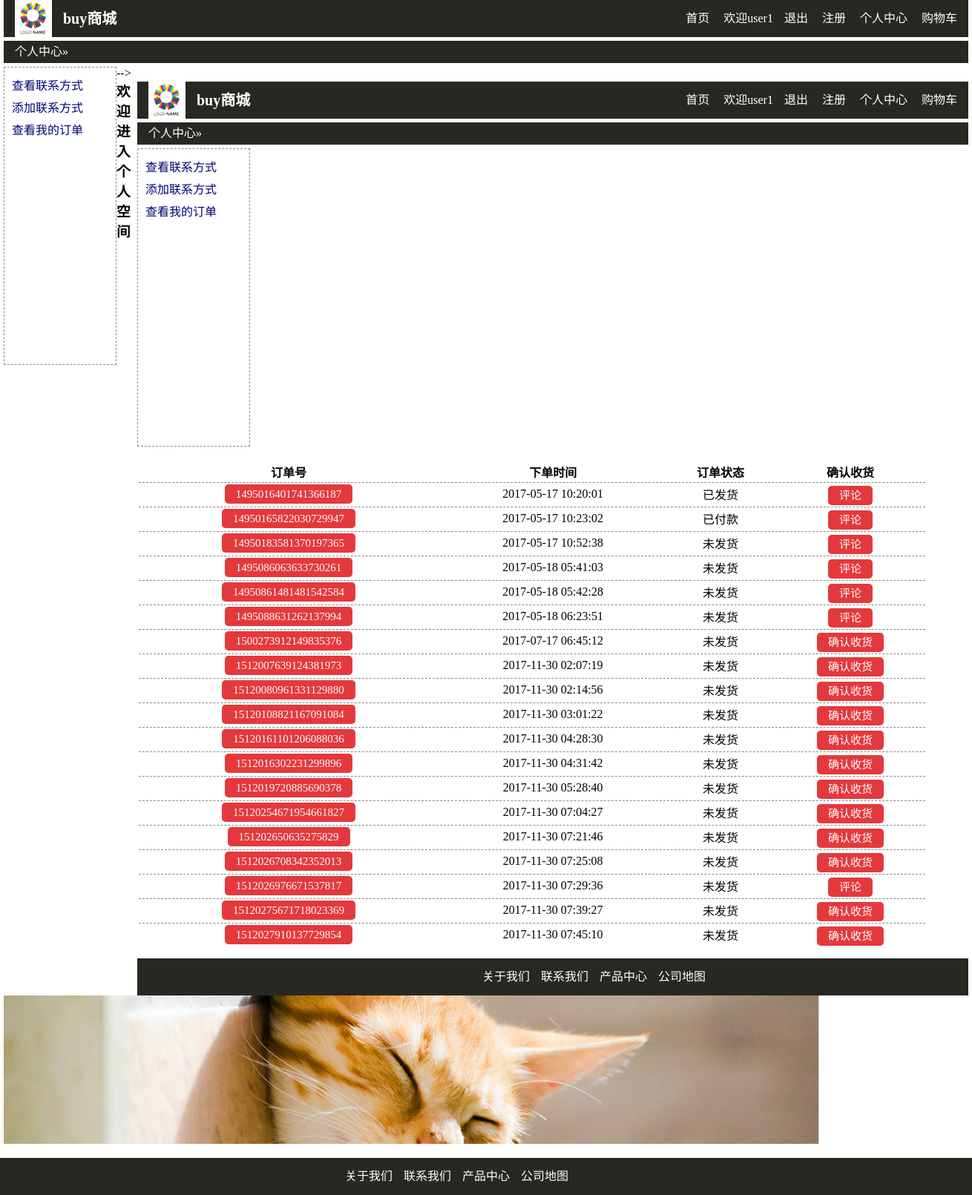
The app's page /home/person/index.php?c=orderlist (signed in) with its own data.
### tables this page shows
CREATE TABLE `indent` (
  `id` int(11) UNSIGNED NOT NULL,
  `code` varchar(50) NOT NULL,
  `user_id` int(11) NOT NULL,
  `time` int(11) NOT NULL,
  `status_id` int(11) NOT NULL DEFAULT '1',
  `touch_id` int(11) NOT NULL,
  `shop_id` int(10) UNSIGNED NOT NULL,
  `price` float UNSIGNED NOT NULL,
  `num` int(10) UNSIGNED NOT NULL,
  `confirm` tinyint(4) NOT NULL DEFAULT '0'
);

CREATE TABLE `status` (
  `id` int(11) NOT NULL,
  `name` varchar(50) NOT NULL
);

### home/person/orderlist.php (the view, shortened to what this page needs)
<?php
   include '../header.php';
?>
       <div class="nav"></div>
       <div class="content">
           <div class="floor">
              <div class="floorheader">
                 <div class="left">
                     <span><a href="index.php">个人中心</a>&raquo;</span>
                 </div>
     </div>
     <div class="nav"></div>
     <div class="floorFooter2">
                <div class="floorFooter2left">
                <ul>
                 <li><a href="userlist.php">查看联系方式</a></li>
                 <li><a href="useradd.php">添加联系方式</a></li>
                  <li><a href="orderlist.php">查看我的订单</a></li>
                </ul>
                </div>
                <div class="floorFooter2right">
                <table width="95%" >
                <tr>
                  <th>订单号</th>
                  <th>下单时间</th>
                  <th>订单状态</th>
                  <th>确认收货</th>
                </tr>
                <?php
                   $user_id=$_SESSION['home_userid'];
                   $sql="select indent.*,status.name from indent,status where indent.status_id=status.id and indent.user_id={$user_id} group by indent.code ";
                   $rst=mysql_query($sql);
                   while ($row=mysql_fetch_assoc($rst)) {
                    echo " <tr>";
                    echo "<td><a href='code.php?code={$row['code']}' class='cartNum' >{$row['code']}</a></td>";
                    echo   "<td>".date('Y-m-d H:i:s',$row['time'])."</td>";
                    echo  "<td>{$row['name']}</td>";
                      if ($row['confirm']) {
                        echo "<td><a href='code.php?code={$row['code']}' class='cartNum'>评论</a></td>";
                      }else{
                       echo "<td><a href='confirm.php?code={$row['code']}' class='cartNum'>确认收货</a></td>";
                      }
                    echo "</tr> ";
                   }
                ?>
                </table>
                </div>
     </div>
</div>
</div>
<?php
include '../footer.php';
?>
</div>
</body>
</html>

### home/public/css/index.css (style rules this page uses)
* { padding: 0px; margin: 0px; font-family: 微软雅黑; }
a { text-decoration: none; }
.cartNum { background: #e4393c; color: #fff; border-radius: 5px; padding: 5px 15px; font-size: 15px; width: 50px; height: 50px; }
.nav { height: 5px; }
.floorheader { background-color: #272822; height: 30px; line-height: 30px; color: #fff; padding-left: 15px; padding-right: 15px; }
.floorheader a { color: #fff; }
.floorheader .left { float: left; }
.floor { margin-bottom: 15px; }
.floorFooter2left { width: 150px; height: 400px; float: left; border:1px dashed #888; }
.floorFooter2left ul { list-style: none; padding: 10px; }
.floorFooter2left ul li a { color: #007; }
.floorFooter2left ul li { line-height:30px; }
.floorFooter2right { width: 1120px; float: right; padding-top: 20px; }
.floorFooter2right table tr td { text-align: center; height: 30px; border-top:1px dashed #888; }

### records on screen
indent: code "1495016401741366187", time "2017-05-17 10:20:01", status.name "已发货"
indent: code "14950165822030729947", time "2017-05-17 10:23:02", status.name "已付款"
indent: code "14950183581370197365", time "2017-05-17 10:52:38", status.name "未发货"
indent: code "1495086063633730261", time "2017-05-18 05:41:03", status.name "未发货"
indent: code "14950861481481542584", time "2017-05-18 05:42:28", status.name "未发货"
indent: code "1495088631262137994", time "2017-05-18 06:23:51", status.name "未发货"
indent: code "1500273912149835376", time "2017-07-17 06:45:12", status.name "未发货"
indent: code "1512007639124381973", time "2017-11-30 02:07:19", status.name "未发货"
indent: code "15120080961331129880", time "2017-11-30 02:14:56", status.name "未发货"
indent: code "15120108821167091084", time "2017-11-30 03:01:22", status.name "未发货"
indent: code "15120161101206088036", time "2017-11-30 04:28:30", status.name "未发货"
indent: code "1512016302231299896", time "2017-11-30 04:31:42", status.name "未发货"
indent: code "1512019720885690378", time "2017-11-30 05:28:40", status.name "未发货"
indent: code "15120254671954661827", time "2017-11-30 07:04:27", status.name "未发货"
indent: code "151202650635275829", time "2017-11-30 07:21:46", status.name "未发货"
indent: code "1512026708342352013", time "2017-11-30 07:25:08", status.name "未发货"
indent: code "1512026976671537817", time "2017-11-30 07:29:36", status.name "未发货"
indent: code "15120275671718023369", time "2017-11-30 07:39:27", status.name "未发货"
indent: code "1512027910137729854", time "2017-11-30 07:45:10", status.name "未发货"

### other values on screen
$_SESSION['home_username'] "user1 user1"
